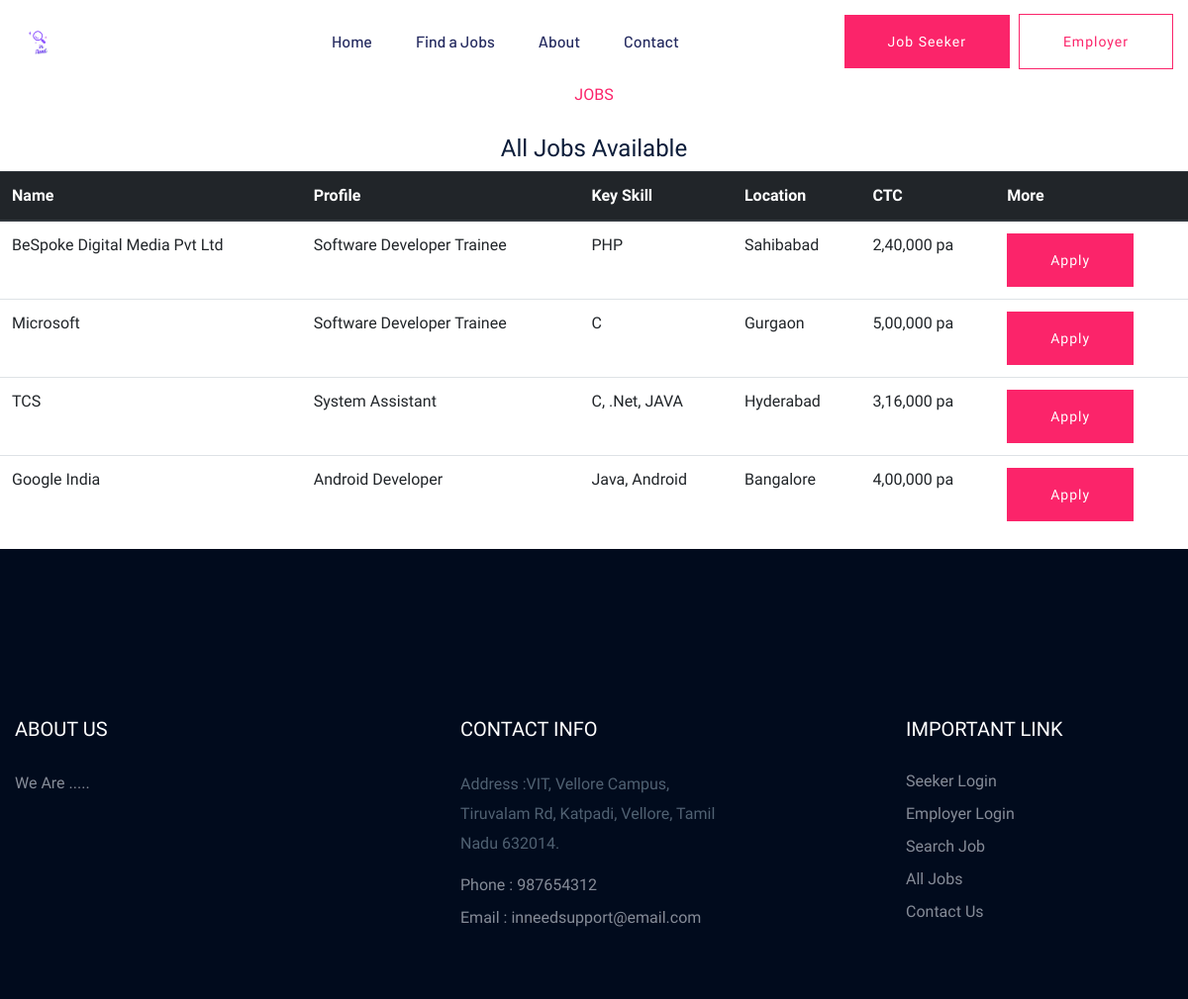
Screenshot of /all_jobs.php with the database file from the repository.
### tables this page shows
CREATE TABLE IF NOT EXISTS `job_details` (
  `id` int(10) NOT NULL AUTO_INCREMENT,
  `name` varchar(30) NOT NULL,
  `profile` varchar(30) NOT NULL,
  `key_skill` varchar(30) NOT NULL,
  `location` varchar(30) NOT NULL,
  `ctc` varchar(20) NOT NULL,
  `exp_required` int(5) NOT NULL,
  `jd` varchar(100) NOT NULL,
  `join_date` date NOT NULL,
  `industry_type` int(5) NOT NULL,
  `func_area` int(11) NOT NULL,
  `vacancies` int(5) NOT NULL,
  `post_date` date NOT NULL,
  `expire_date` date NOT NULL,
  `website` varchar(50) NOT NULL,
  PRIMARY KEY (`id`)
);

### all_jobs.php (the view, shortened to what this page needs)
<!DOCTYPE html>
<html lang="en">
<head>
    <link rel="stylesheet" href="assets/css/bootstrap.min.css">
    <link rel="stylesheet" href="assets/css/owl.carousel.min.css">
    <link rel="stylesheet" href="assets/css/flaticon.css">
    <link rel="stylesheet" href="assets/css/price_rangs.css">
    <link rel="stylesheet" href="assets/css/slicknav.css">
    <link rel="stylesheet" href="assets/css/animate.min.css">
    <link rel="stylesheet" href="assets/css/magnific-popup.css">
    <link rel="stylesheet" href="assets/css/fontawesome-all.min.css">
    <link rel="stylesheet" href="assets/css/themify-icons.css">
    <link rel="stylesheet" href="assets/css/slick.css">
    <link rel="stylesheet" href="assets/css/nice-select.css">
    <link rel="stylesheet" href="assets/css/style.css">
	<link rel="stylesheet" href="https://unpkg.com/handsfree@8.5.1/build/lib/assets/handsfree.css" />
</head>
<?php
	if(!empty($_SESSION['EMP_ID']))
	{
		include 'navbar.emp.loggedin.php';
	 }
	 elseif(!empty($_SESSION['SEEK_ID'])){
		include 'navbar.loggedin.php';
	 }
	else {	include 'navbar.php';  }
?>
<body style-"margin: 50px;">
<div class="section-tittle text-center">
                            <span>JOBS</span>
                            <h4>All Jobs Available</h4>
                        </div>
	<table class="table">		<thead class="thead-dark">
		<tr>
		  <th scope="col">Name</th>
		  <th scope="col">Profile</th>
		  <th scope="col">Key Skill</th>
		  <th scope="col">Location</th>
		  <th scope="col">CTC</th>
		  <th scope="col">More</th>
		</tr>
	  </thead>
<tbody>
<?php
	require 'db_connect.php';
	$query = "SELECT * FROM job_details";
	$query_jobs = mysqli_query($conn,$query);
	$query_rows_num = mysqli_num_rows($query_jobs);
	if($query_rows_num > 0)
	{
		while($query_jobs_result = mysqli_fetch_array($query_jobs))
		{
			echo '<tr>
							<td>'.$query_jobs_result['name'].'</td>
							<td>'.$query_jobs_result['profile'].'</td>
							<td>'.$query_jobs_result['key_skill'].'</td>
							<td>'.$query_jobs_result['location'].'</td>
							<td>'.$query_jobs_result['ctc'].'</td>
							<td>
							<a class= "btn btn-primary btn-sm"  href= "search.jobs.view.php" onClick="MyWindow=window.open('."'search.jobs.view.php?id="
							.$query_jobs_result['id']."', '_window');".'return false;"> Apply </a>
							</td>
						</tr>';
			}
	}
?>
    </tbody>
					</table>
					<?php
					    include 'footer.php';
						?>
</body>
</html>

### navbar.php (shortened to what this page needs)
<!DOCTYPE html PUBLIC "-//W3C//DTD XHTML 1.0 Transitional//EN" "http://www.w3.org/TR/xhtml1/DTD/xhtml1-transitional.dtd">
<html xmlns="http://www.w3.org/1999/xhtml">
<head>
    <link rel="stylesheet" href="assets/css/bootstrap.min.css">
    <link rel="stylesheet" href="assets/css/owl.carousel.min.css">
    <link rel="stylesheet" href="assets/css/flaticon.css">
    <link rel="stylesheet" href="assets/css/price_rangs.css">
    <link rel="stylesheet" href="assets/css/slicknav.css">
    <link rel="stylesheet" href="assets/css/animate.min.css">
    <link rel="stylesheet" href="assets/css/magnific-popup.css">
    <link rel="stylesheet" href="assets/css/fontawesome-all.min.css">
    <link rel="stylesheet" href="assets/css/themify-icons.css">
    <link rel="stylesheet" href="assets/css/slick.css">
    <link rel="stylesheet" href="assets/css/nice-select.css">
    <link rel="stylesheet" href="assets/css/style.css">
</head>
<body>
<header>
        <div class="header-area header-transparrent">
            <div class="headder-top header-sticky">
                <div class="container">
                    <div class="row align-items-center">
                        <div class="col-lg-3 col-md-2">
                            <div class="logo">
                                <a href="index.php"><img src="assets/img/logo/logo.png" alt="" width="50"></a>
                            </div>
                        </div>
                        <div class="col-lg-9 col-md-9">
                            <div class="menu-wrapper">
                                <div class="main-menu">
                                    <nav class="d-none d-lg-block">
                                        <ul id="navigation">
                                            <li><a href="index.php">Home</a></li>
                                            <li><a href="findjobs.php">Find a Jobs </a></li>
                                            <li><a href="about.php">About</a></li>
                                            <li><a href="contact.php">Contact</a></li>
                                        </ul>
                                    </nav>
                                </div>
                                <div class="header-btn d-none f-right d-lg-block">
                                    <a href="seeker.login.php" class="btn head-btn1">Job Seeker</a>
                                    <a href="employer_login.php" class="btn head-btn2">Employer</a>
                                </div>
                            </div>
                        </div>
    </header>
</body>
</html>

### footer.php
<html>
<head>
<link rel="stylesheet" href="assets/css/bootstrap.min.css">
    <link rel="stylesheet" href="assets/css/owl.carousel.min.css">
    <link rel="stylesheet" href="assets/css/flaticon.css">
    <link rel="stylesheet" href="assets/css/price_rangs.css">
    <link rel="stylesheet" href="assets/css/slicknav.css">
    <link rel="stylesheet" href="assets/css/animate.min.css">
    <link rel="stylesheet" href="assets/css/magnific-popup.css">
    <link rel="stylesheet" href="assets/css/fontawesome-all.min.css">
    <link rel="stylesheet" href="assets/css/themify-icons.css">
    <link rel="stylesheet" href="assets/css/slick.css">
    <link rel="stylesheet" href="assets/css/nice-select.css">
    <link rel="stylesheet" href="assets/css/style.css">
</head>
<body>
<footer>
        <div class="footer-area footer-bg footer-padding">
            <div class="container">
                <div class="row d-flex justify-content-between">
                    <div class="col-xl-3 col-lg-3 col-md-4 col-sm-6">
                        <div class="single-footer-caption mb-50">
                            <div class="single-footer-caption mb-30">
                                <div class="footer-tittle">
                                    <h4>About Us</h4>
                                    <div class="footer-pera">
                                        <p>We Are .....</p>
                                    </div>
                                </div>
                            </div>
                        </div>
                    </div>
                    <div class="col-xl-3 col-lg-3 col-md-4 col-sm-5">
                        <div class="single-footer-caption mb-50">
                            <div class="footer-tittle">
                                <h4>Contact Info</h4>
                                <ul>
                                    <li>
                                        <p>Address :VIT, Vellore Campus, Tiruvalam Rd, Katpadi, Vellore, Tamil Nadu 632014.</p>
                                    </li>
                                    <li><a href="#">Phone : 987654312</a></li>
                                    <li><a href="#">Email : inneedsupport@email.com</a></li>
                                </ul>
                            </div>
                        </div>
                    </div>
                    <div class="col-xl-3 col-lg-3 col-md-4 col-sm-5">
                        <div class="single-footer-caption mb-50">
                            <div class="footer-tittle">
                                <h4>Important Link</h4>
								<ul>
				<li><a href="seeker.login.php">Seeker Login</a></li>
				<li><a href="employer_login.php">Employer Login</a></li>
                <li><a href="search.jobs.php">Search Job</a></li>
                <li><a href="all_jobs.php">All Jobs</a></li>
                <li><a href="contact.php">Contact Us</a></li>
			</ul>
                            </div>
                        </div>
                    </div>
                </div>
            </div>
        </div>
		</footer>
</body>
</html>

### rows the page displays
job_details: name "BeSpoke Digital Media Pvt Ltd", profile "Software Developer Trainee", key_skill "PHP", location "Sahibabad", ctc "2,40,000 pa"
job_details: name "Microsoft", profile "Software Developer Trainee", key_skill "C", location "Gurgaon", ctc "5,00,000 pa"
job_details: name "TCS", profile "System Assistant", key_skill "C, .Net, JAVA", location "Hyderabad", ctc "3,16,000 pa"
job_details: name "Google India", profile "Android Developer", key_skill "Java, Android", location "Bangalore", ctc "4,00,000 pa"
